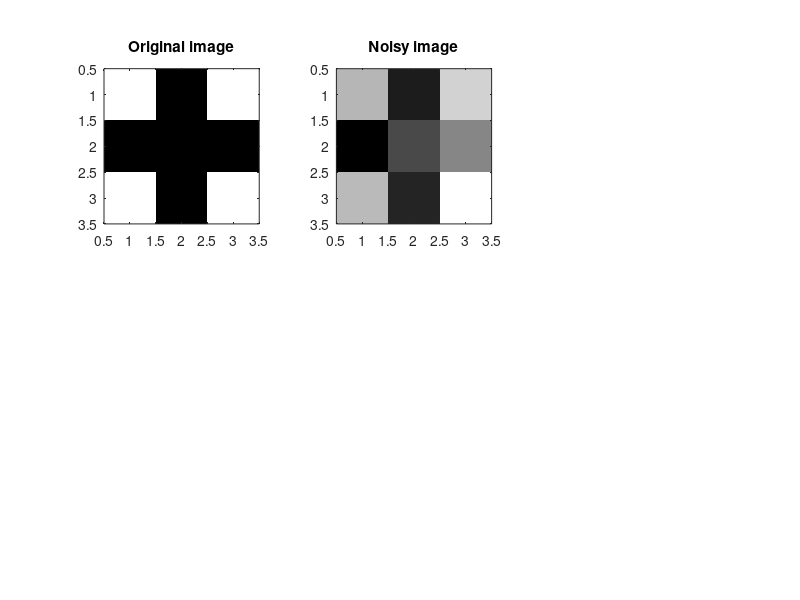

The MATLAB script that drew this image: (Note: this script raises an error after producing the figure.)
clear; close all;
l = 3;
X = ones(l,l);
h = ceil(l/2);
for i = 1:l
    X(i,h) = 0;
    X(h,i) = 0;
end
img = double(X);
img = sign(img-mean(img(:)));

figure;
subplot(2,3,1);
imagesc(img);
title('Original image');
axis image;
colormap gray;
%% Noisy image
sigma = 0.5; % noise level
x = img + sigma*randn(size(img)); % noisy signal
subplot(2,3,2);
imagesc(x);
title('Noisy image');
axis image;
colormap gray;
%% Construct MRF data
epoch = 20;
J = 1;   % ising parameter
[A,nodePot,edgePot] = mrfIsGa(x,sigma,J);
%% Exact
[nodeBel,edgeBel,lnZ] = mrfExact(A,nodePot,edgePot);
subplot(2,3,3);
imagesc(reshape(nodeBel(1,:),size(img)));
title('Exact');
axis image;
colormap gray;
%% Mean Field
[nodeBel0,edgeBel0,lnZ0] = mrfMf(A,nodePot,edgePot,epoch);

L0 = mrfGibbs(A,nodePot,edgePot,nodeBel);
L1 = mrfBethe(A,nodePot,edgePot,nodeBel,edgeBel);
maxdiff(L0,lnZ0(end))
maxdiff(L0,L1)

subplot(2,3,4);
imagesc(reshape(nodeBel0(1,:),size(img)));
title('Mean Field');
axis image;
colormap gray;
%% Undirected Graph Belief Propagation
[nodeBel1,edgeBel1,lnZ1] = mrfBp(A,nodePot,edgePot,epoch);

subplot(2,3,5);
imagesc(reshape(nodeBel1(1,:),size(img)));
title('Belief Propagation');
axis image;
colormap gray;
% %% Gibbs Sampling
% burnin = 100;
% t = 20;
% z = mrfGs(A,nodePot,edgePot,burnin,t);
% [nodeBel,edgeBel,lnZ] = mrfAprox(z,A,nodePot,edgePot);
% 
% subplot(2,3,6);
% imagesc(reshape(nodeBel(1,:),size(img)));
% title('Gibbs Sampling');
% axis image;
% colormap gray;
%% Energy comparation
figure
lnZ = lnZ*ones(1,epoch);
epochs = 1:epoch;
plot( epochs,lnZ,'b-', ...
      epochs,lnZ0,'r-', ...
      epochs,lnZ1,'k-');
xlabel('epoch');       %  add axis labels and plot title
ylabel('energy');
title('Energy');
legend('Exact','MF','BP');